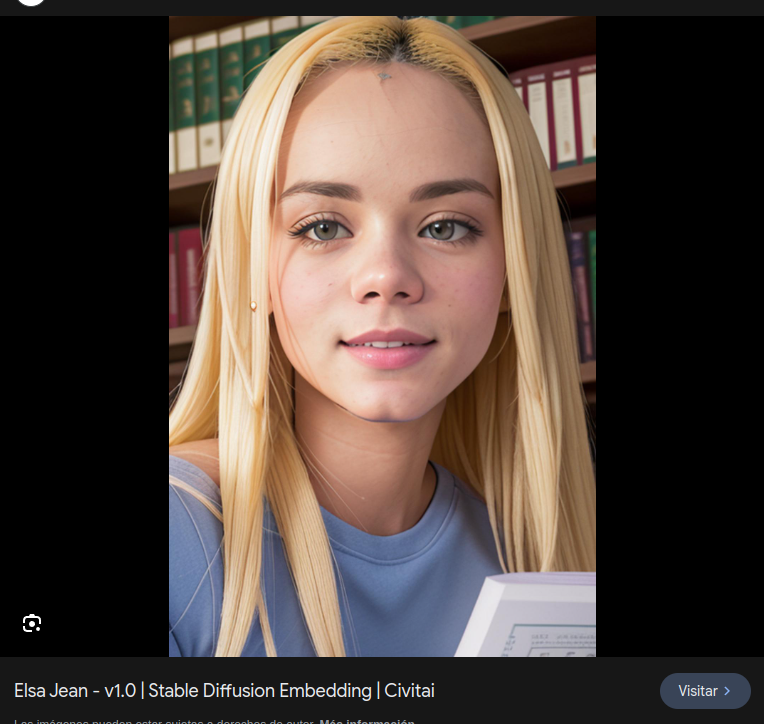
#> input picture algortimos_varios/imagen.png, 764 x 724 px, found by its file name
$ python IsoModify.py
#> lines starting #> are read from the running program, lines starting #| are printed output that depends on the picture
import cv2
import numpy as np

# Cargar la imagen
imagen = cv2.imread('/home/nicolas/Github/Algoritmos_vision/imagen.png', cv2.IMREAD_COLOR)
#> imagen is the input picture: shape (724, 764, 3); mean B, G, R 60.7, 67.8, 81.1

# Ajustar el brillo de la imagen para simular un ISO más alto
imagen_brillante = cv2.convertScaleAbs(imagen, alpha=-0.1, beta=0)
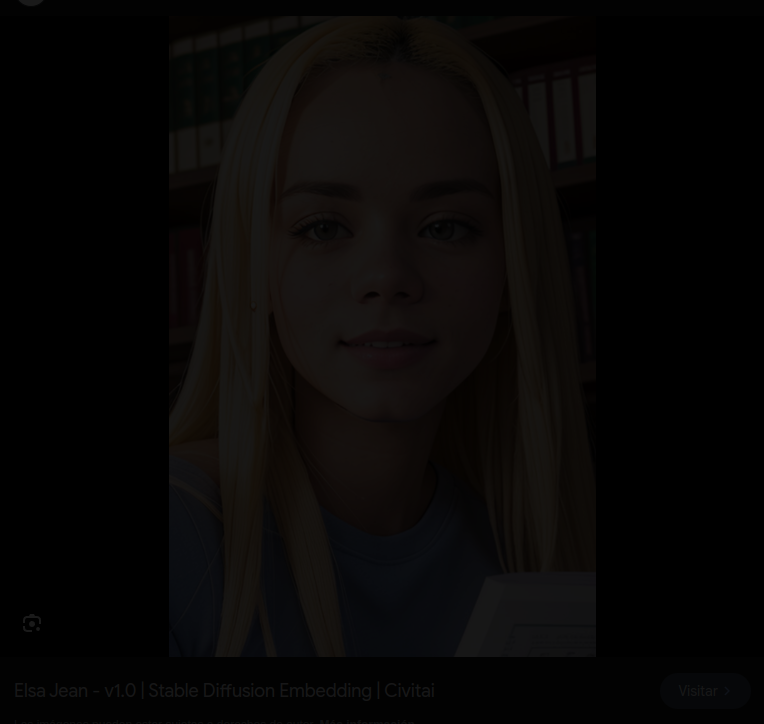
#> imagen_brillante: shape (724, 764, 3); mean B, G, R 6, 6.7, 8.1

# Añadir ruido gaussiano a la imagen para simular el ruido que se obtiene con un ISO más alto
# ruido = np.random.normal(0, 10, imagen_brillante.shape).astype(np.uint8)
# imagen_con_ruido = cv2.add(imagen_brillante, ruido)

# Mostrar la imagen original y la imagen con el ISO simulado
cv2.imshow('Imagen Original', imagen)
cv2.imshow('Imagen con ISO Simulado', imagen_brillante)

cv2.waitKey(0)
cv2.destroyAllWindows()
